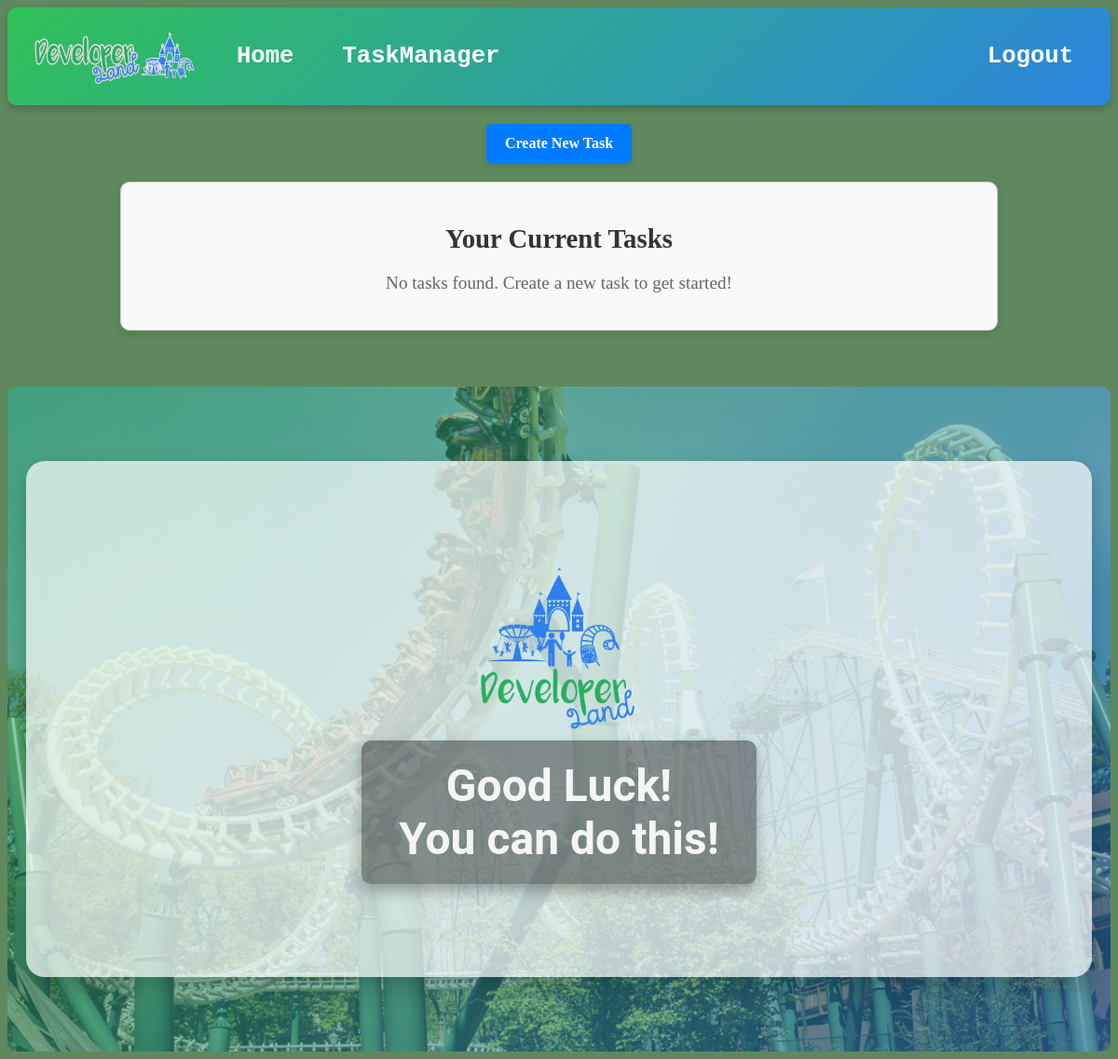
Page /task/index.php (signed in) on the earlier database version.
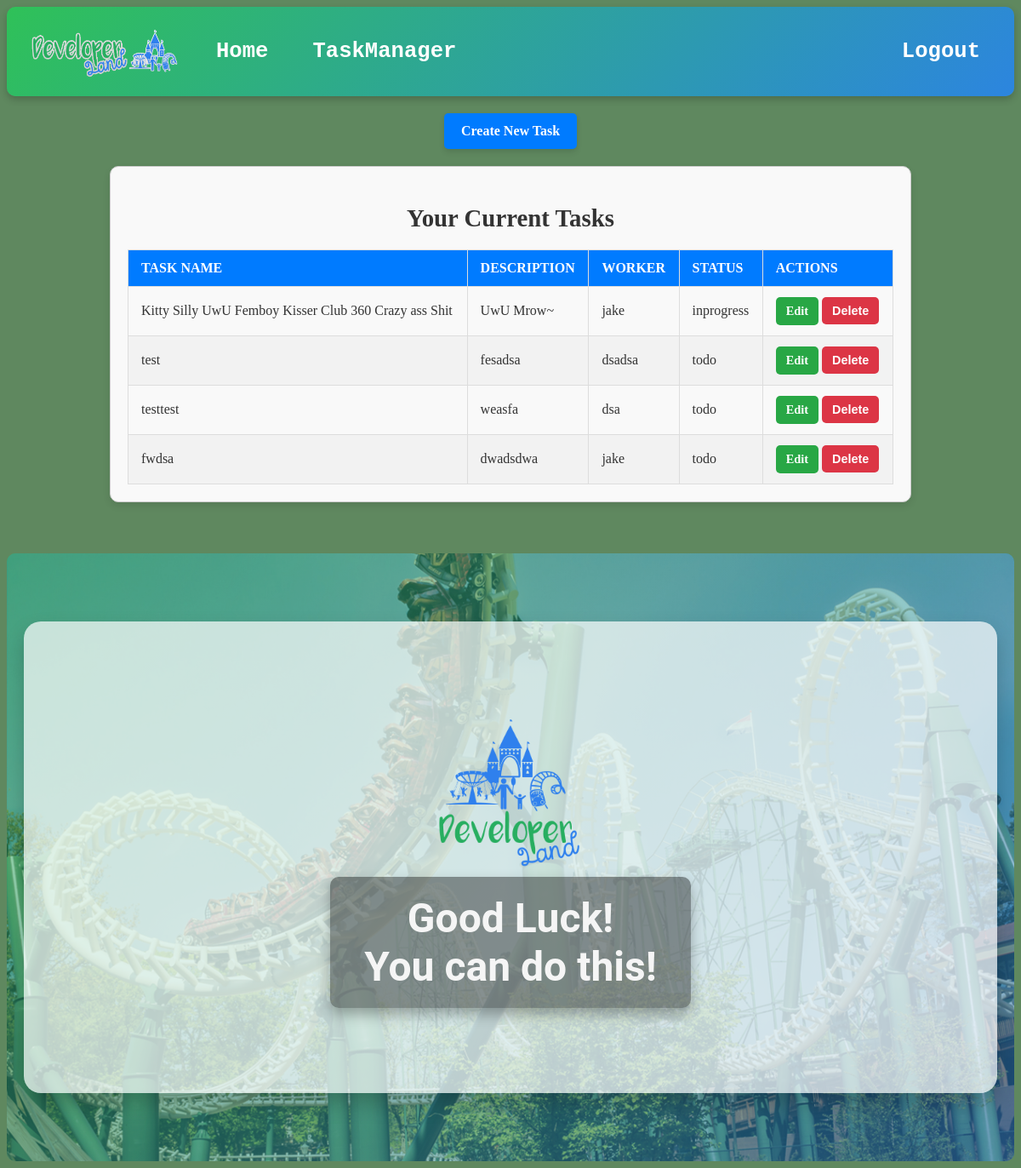
Same page on the later database version.
### tables this page shows
CREATE TABLE `tasks` (
  `id` int NOT NULL,
  `taskname` text NOT NULL,
  `description` text,
  `creator` text NOT NULL,
  `worker` text NOT NULL,
  `status` text NOT NULL,
  `groupid` text NOT NULL
);

### task/index.php (the view, shortened to what this page needs)
<?php
require_once '../backend/conn.php';
    $user_group_id = $_SESSION['groupid'];
    $query = "SELECT * FROM tasks WHERE groupid = :user_group_id";
    $statement = $conn->prepare($query);
    $statement->execute([':user_group_id' => $user_group_id]);
    $tasks = $statement->fetchAll(PDO::FETCH_ASSOC);
?>
<html>
<head>
    <link rel="stylesheet" type="text/css" href="../css/style.css">
</head>
<body>
    <div class="wrapper">
        <?php require_once '../header.php'; ?>
    </div>
    <div class="button-container">
        <a href="./create.php" class="btn">Create New Task</a>
    </div>
    <div class="task-list">
        <h2>Your Current Tasks</h2>
        <?php if (!empty($tasks)): ?>
            <table class="styled-table">
                <thead>
                    <tr>
                        <th>Task Name</th>
                        <th>Description</th>
                        <th>Worker</th>
                        <th>Status</th>
                        <th>Actions</th>
                    </tr>
                </thead>
                <tbody>
                    <?php foreach ($tasks as $task): ?>
                        <tr>
                            <td><?php echo htmlspecialchars($task['taskname']); ?></td>
                            <td><?php echo htmlspecialchars($task['description']); ?></td>
                            <td><?php echo htmlspecialchars($task['worker']); ?></td>
                            <td><?php echo htmlspecialchars($task['status']); ?></td>
                            <td>
                                <a href="edit.php?id=<?php echo $task['id']; ?>" class="btn edit-btn">Edit</a>
                                <form action="../backend/taskcontroller.php" method="POST" style="display:inline;">
                                    <button type="submit" class="btn delete-btn">Delete</button>
                                </form>
                            </td>
                        </tr>
                    <?php endforeach; ?>
                </tbody>
            </table>
        <?php else: ?>
            <p class="no-tasks">No tasks found. Create a new task to get started!</p>
        <?php endif; ?>
    </div>
    <div class="banner">
        <div class="banner-img">
            <img src="../img/logo-big-fill-only.png" alt="placeholder" height="200" width="200">
            <a>Good Luck!<br>You can do this!</br></a>
        </div>
    </div>
</body>
</html>

### header.php (shortened to what this page needs)
<header>
    <div class="header-container">
        <div class="logo-nav">
            <img src="<?php $base_url ?>/img/logo-big-v4.png" alt="Developer Land" height="75" width="190" class="logo">
            <nav>
                <ul>
                    <li><a href="<?php  $base_url; ?>/index.php">Home</a></li>
                    <li><a href="<?php  $base_url; ?>/task/index.php">TaskManager</a></li>
                </ul>
            </nav>
        </div>
        <div class="login">
            <?php if (isset($_SESSION['user_id'])) {?>
         <a href="<?php  $base_url; ?>/login/logout.php" class="login-btn">Logout</a>
      <?php } else { ?>  <a href="<?php  $base_url; ?>/login/login.php" class="login-btn">Login</a> <?php } ?>
        </div>
    </div>
    <!-- <pre style="border: 1px dashed lightgrey; padding: 10px; font-size: 20px;"><?php
        if(isset($_SESSION)) print_r($_SESSION);
        else echo '$_SESSION bestaat niet';
        ?></pre> -->
</header>

### css/style.css (style rules this page uses)
.header-container { display: flex; justify-content: space-between; align-items: center; padding: 15px 20px; background: linear-gradient(135deg, #2fc158, #2c85df); color: white; position: relative; z-index: 10; box-shadow: 0 4px 8px rgba(0, 0, 0, 0.2); border-radius: 10px; }
.logo-nav { display: flex; align-items: center; justify-content: flex-start; }
.logo { height: 75px; width: 190px; margin-right: 20px; }
nav ul { list-style-type: none; margin: 0; padding: 0; display: flex; gap: 20px; }
nav ul li { display: inline; }
nav ul li a { color: white; font-size: 1.6rem; text-decoration: none; font-weight: 600; padding: 8px 16px; border-radius: 4px; transition: background-color 0.3s ease; font-family: "Lucida Console", "Courier New", monospace; }
.login { display: flex; justify-content: flex-end; }
.login-btn { color: white; padding: 10px 20px; text-decoration: none; font-weight: bold; border-radius: 4px; transition: background-color 0.3s ease; font-family: "Lucida Console", "Courier New", monospace; font-size: 1.6rem; }
.banner { background: linear-gradient(135deg, #2fc158, #2c85df); color: white; padding: 80px 20px; text-align: center; position: relative; overflow: hidden; margin-top: 60px; border-radius: 10px; }
.banner::before { content: ''; position: absolute; top: 0; left: 0; width: 100%; height: 100%; background: url('../img/header.jpg') no-repeat center center/cover; opacity: 0.5; z-index: 0; }
.banner a { font-size: 3rem; font-family: 'Roboto', sans-serif; font-weight: 700; margin: 0; padding: 20px 40px; background-color: rgba(0, 0, 0, 0.4); border-radius: 10px; box-shadow: 0 8px 16px rgba(0, 0, 0, 0.3); z-index: 1; animation: fadeIn 1s ease-in-out; color: whitesmoke; text-decoration: none; }
.banner-img { padding: 100px 30px; display: flex; flex-direction: column; justify-content: center; align-items: center; max-width: 1300px; margin: 0 auto; box-shadow: 0 12px 24px rgba(0, 0, 0, 0.2); border-radius: 20px; background-color: rgba(255, 255, 255, 0.7); position: relative; z-index: 2; transition: transform 0.3s ease; }
body { background-color: #5f885f; }
.task-list { margin: 20px auto; padding: 20px; border: 1px solid #ccc; border-radius: 10px; max-width: 900px; background-color: #f9f9f9; box-shadow: 0 4px 8px rgba(0, 0, 0, 0.1); }
.task-list h2 { text-align: center; margin-bottom: 20px; font-size: 1.8rem; color: #333; }
.styled-table { width: 100%; border-collapse: collapse; font-size: 1rem; text-align: left; }
.styled-table th, .styled-table td { padding: 12px 15px; border: 1px solid #ddd; }
.styled-table th { background-color: #007BFF; color: white; font-weight: bold; text-transform: uppercase; }
.styled-table tr:nth-child(even) { background-color: #f2f2f2; }
.styled-table td { color: #333; }
.btn { padding: 8px 12px; border-radius: 5px; text-decoration: none; font-size: 0.9rem; font-weight: bold; display: inline-block; text-align: center; cursor: pointer; }
.edit-btn { background-color: #28a745; color: white; border: none; }
.delete-btn { background-color: #dc3545; color: white; border: none; }
.button-container { text-align: center; margin-top: 20px; }
.button-container .btn { display: inline-block; padding: 12px 20px; background-color: #007BFF; color: white; text-decoration: none; border-radius: 5px; font-size: 1rem; font-weight: bold; transition: background-color 0.3s ease, transform 0.2s ease; box-shadow: 0 4px 6px rgba(0, 0, 0, 0.1); }
.no-tasks { text-align: center; color: #666; font-size: 1.2rem; margin-top: 20px; }

Differences in the rows shown:
now on this page (row unchanged): tasks: taskname "Kitty Silly UwU Femboy Kisser Club 360 Crazy ass Shit", description "UwU Mrow~", worker "jake", status "inprogress"
added tasks: taskname "test", description "fesadsa", worker "dsadsa", status "todo"
added tasks: taskname "testtest", description "weasfa", worker "dsa", status "todo"
added tasks: taskname "fwdsa", description "dwadsdwa", worker "jake", status "todo"
Other differences:
text no longer shown: "No tasks found. Create a new task to get started!"
text now shown: "TASK NAME DESCRIPTION WORKER STATUS ACTIONS"
